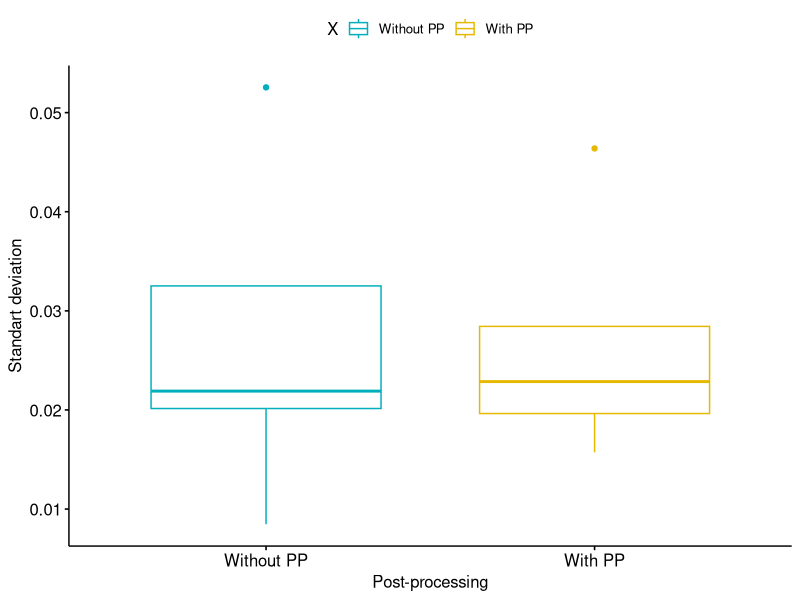

Generate this figure with R: (Note: this script raises an error after producing the figure.)
setwd("C:/Code/MIALab_project/bin/mia-result/Stat") #set my working directory
data <- read.csv(file="Test.csv", header=TRUE)
data
data$X <- ordered(data$X,levels = c("Without PP", "With PP"))

library(dplyr)
group_by(data, X) %>%
  summarise(
    count = n(),
    mean = mean(STD, na.rm = TRUE),
    sd = sd(STD, na.rm = TRUE),
    median = median(STD, na.rm = TRUE),
    IQR = IQR(STD, na.rm = TRUE)
  )

library("ggpubr")
ggboxplot(data, x = "X", y = "STD", color = "X", palette = c("#00AFBB", "#E7B800"),order = c("Without PP", "With PP"),ylab = "Standart deviation", xlab = "Post-processing")

#library("ggpubr")
#ggline(data, x = "X", y = "STD", add = c("mean_se", "jitter"), order = c("Without PP", "With PP"),ylab = "Standart deviation", xlab = "Post-processing")

kruskal.test(STD ~ X, data = data)

wilcox.test(STD ~ X, data = data, paired = TRUE)